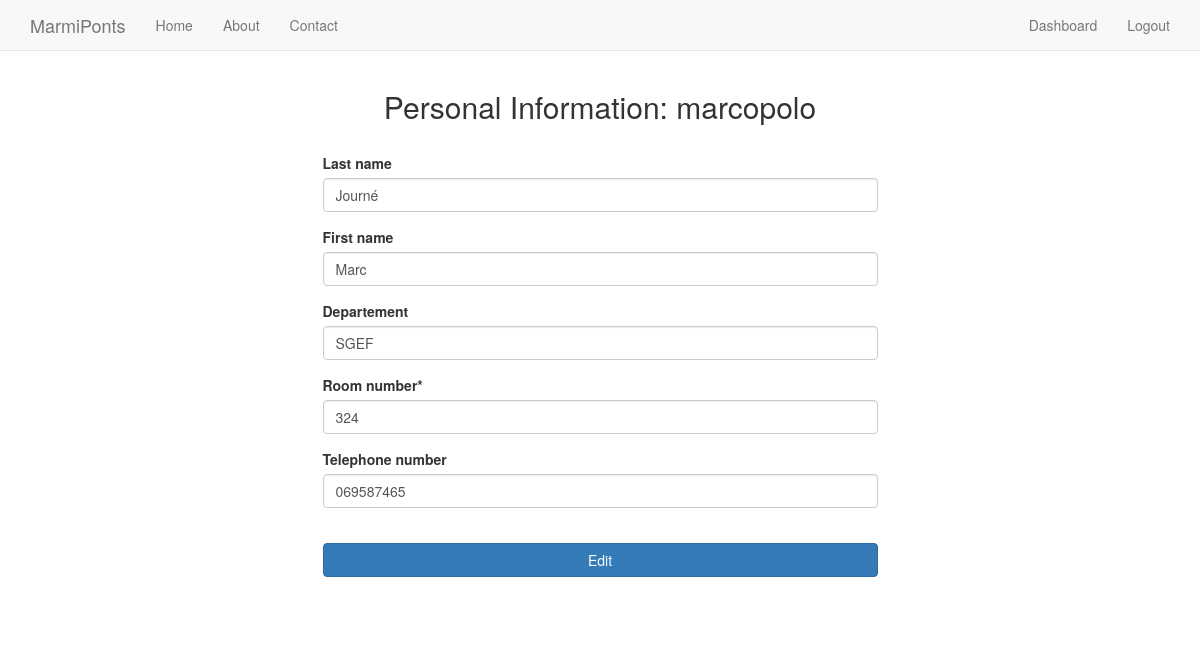
The app's page /personalinfo/ (signed in), older data.
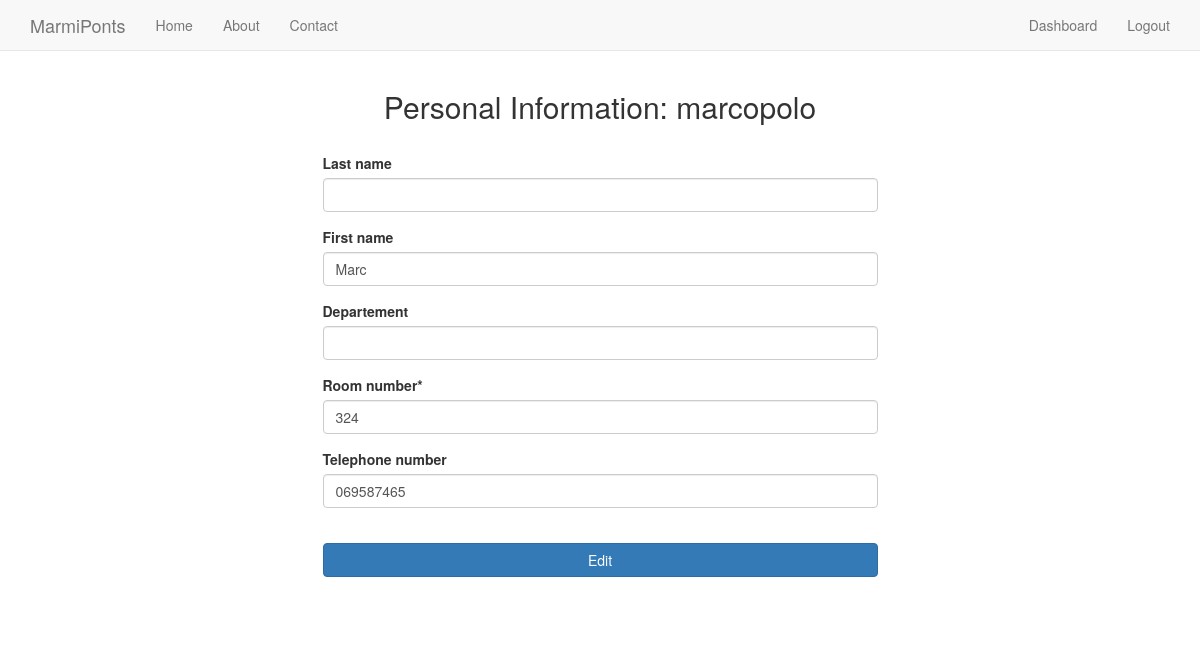
The same page, newer data.
### Core/models.py (models this page shows, shortened)
class Information(models.Model):
    user = models.ForeignKey(User)
    Last_name = models.CharField(max_length=15, null=True, blank=True)
    First_name = models.CharField(max_length=15, null=True, blank=True)
    Departement = models.CharField(max_length=15, null=True, blank=True)
    Room_number = models.CharField(max_length=10)
    Telephone_number = models.CharField(max_length=13, null=True, blank=True)
    pub_date = models.DateTimeField(auto_now_add=True, null=True, blank=True)

### Core/views.py (the view)
# urls.py: url(r'^personalinfo/$','Core.views.personalinfo', name='personalinfo'),
@login_required
def personalinfo(request):
	Information_list = Information.objects.filter(user=request.user)
	Text_Edit=''
	if request.POST.get('edit'):
		form = InformationForm(request.POST, instance=Information(user=request.user))
		if form.is_valid():
			First_name = form.cleaned_data['First_name']
			Last_name = form.cleaned_data['Last_name']
			Departement = form.cleaned_data['Departement']
			Room_number = form.cleaned_data['Room_number']
			Telephone_number = form.cleaned_data['Telephone_number']
			if len(Information_list)>0 :
				Information_list[0].delete()
			form.save()
			Text_Edit='Data Edited! Go back to the Dashboard'
	else:
		if len(Information_list)>0 :
			init={'user' : request.user,
				'First_name': Information_list[0].First_name,
				'Last_name': Information_list[0].Last_name,
				'Departement': Information_list[0].Departement,
				'Room_number': Information_list[0].Room_number,
				'Telephone_number': Information_list[0].Telephone_number,
				}
		else:
			init={'user' : request.user,
				}
		form = InformationForm(initial=init)
	context={"form": form,
			"textedit": Text_Edit}
	return render(request, "personalinfo.html",context)

### Core/forms.py
class InformationForm(forms.ModelForm):
	class Meta:
		model = Information
		exclude = ('user',)

### templates/personalinfo.html (shortened to what this page needs)
{% extends "base.html" %}
{% load crispy_forms_tags %}
{% block content %}
		<form action="" method="post">
			<div class='row'>
				<div class='col-sm-6 col-sm-offset-3'>
					<h2 class="text-align-center"> Personal Information: {{user}} </h2>
				<br>
		    {{ form|crispy}}
		    <br>
		    <input class= 'btn btn-primary btn-block' type="submit" value="Edit" name="edit" />
		    <br>
		    </div>
		</form>
{% endblock %}

### templates/base.html (shortened to what this page needs)
{% load staticfiles %}
<!DOCTYPE html>
<html lang="en">
  <head>
    {% include 'head_css.html' %}
  </head>
  <body>
  {% include 'navbar.html' %}
    <div class="container">
      {% block content %}
      {% endblock %}
    </div>
  </body>
</html>

### templates/head_css.html
    {% load staticfiles %}
    <link href="{% static 'css/bootstrap.min.css' %}" rel="stylesheet">
   <link href="{% static 'css/navbar-static-top.css' %}" rel="stylesheet">
   <link href="{% static 'css/custom.css' %}" rel="stylesheet">

### templates/navbar.html (shortened to what this page needs)
{% load staticfiles %}
    <nav class="navbar navbar-default navbar-static-top">
      <div class="container">
        <div class="navbar-header">
          <a class="navbar-brand" href="/">MarmiPonts</a>
        </div>
        <div id="navbar" class="navbar-collapse collapse">
          <ul class="nav navbar-nav">
            <li><a href="/">Home</a></li>
            <li><a href="{% url 'about' %}">About</a></li>
            <li><a href="{% url 'contact' %}">Contact</a></li>
          </ul>
          <ul class="nav navbar-nav navbar-right">
            {% if request.user.is_authenticated %}
            <li><a href="{% url 'dashboard' %}">Dashboard</a></li>
            <li><a href="{% url 'auth_logout' %}">Logout</a></li>
            {% else %}
            <li><a href="{% url 'registration_register' %}">Register</a></li>
            {% endif %}
          </ul>
        </div>
      </div>
    </nav>

### templates/javascript.html (shortened to what this page needs)
{% load staticfiles %}

### static_in_pro/our_static/css/navbar-static-top.css (style rules this page uses)
body { min-height: 1000px; }
.navbar-static-top { margin-bottom: 19px; }

### static_in_pro/our_static/css/custom.css (style rules this page uses)
.text-align-center { text-align: center; }

Row changes from the older to the newer data that the page shows:
removed Information: Last_name "Journé", First_name "Marc", Departement "SGEF", Room_number "324", Telephone_number "069587465"
added Information: First_name "Marc", Room_number "324", Telephone_number "069587465"
